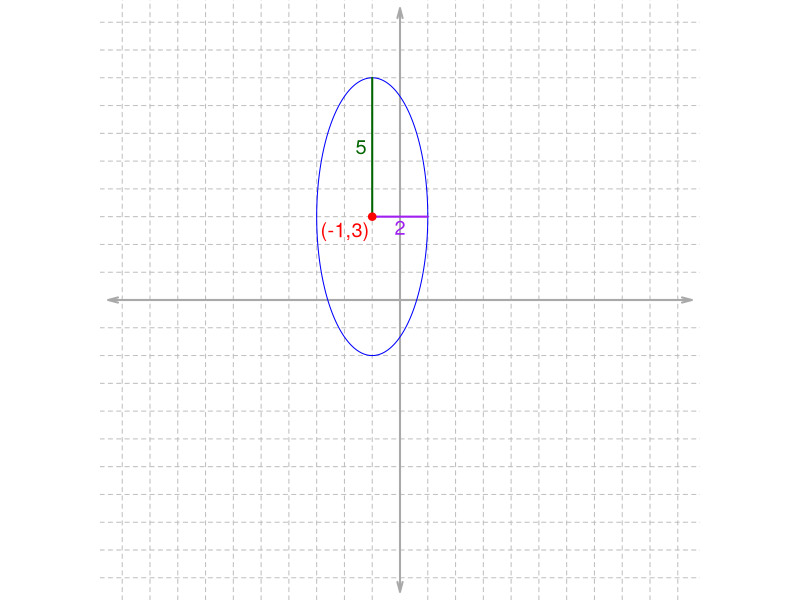

Reproduce this figure in R.
## ---- chunk 1
fixer = function(exp){
  exp = gsub("+-","-",exp,fixed=T)
  return(exp)
}
gcd2 <- function(a, b) {
  if (b == 0) a else Recall(b, a %% b)
}
gcd <- function(...) Reduce(gcd2, c(...))

while(T){
  alldem = sample(1:9,4)
  h = alldem[1]*sample(c(-1,1),1)
  k = alldem[2]*sample(c(-1,1),1)
  r1 = alldem[3]
  r2 = alldem[4]
  maxx = abs(h)+r1
  maxy = abs(k)+r2
  if(maxx<11 && maxy<11 && r1>1 && r2>1){break}
}

a = r1
b = r2
c = sqrt(a^2-b^2)

A = b^2
B = -2*h*b^2
C = a^2
D = -2*k*a^2
E = b^2*h^2+a^2*k^2-a^2*b^2
pn = fixer(paste0(A,"x^2+",B,"x+",C,"y^2+",D,"y+",E,"=0"))
FF = round(B/A)
G = round(D/C)
e1 = fixer(paste0(A,"(x^2+",FF,"x)+",C,"(y^2+",G,"y)=",-E))
H = round((FF/2)^2)
sqrtH = round(FF/2)
I = round((G/2)^2)
sqrtI = round(G/2)
e2 = fixer(paste0(A,"(x^2+",FF,"x+",H,")+",C,"(y^2+",G,"y)=",-E,"+",A*H))
psx = fixer(paste0("(x+",sqrtH,")^2\\equiv x^2+",FF,"x+",H))
psy = fixer(paste0("(y+",sqrtI,")^2\\equiv y^2+",G,"x+",I))

e3 = fixer(paste0(A,"(x^2+",FF,"x+",H,")+",C,"(y^2+",G,"y+",I,")=",-E,"+",A*H,"+",C*I))
e4 = fixer(paste0(A,"(x^2+",FF,"x+",H,")+",C,"(y^2+",G,"y+",I,")=",-E+A*H+C*I))
e5 = fixer(paste0(A,"(x+",sqrtH,")^2+",C,"(y+",sqrtI,")^2=",-E+A*H+C*I))
e6 = fixer(paste0("\\frac{",A,"(x+",sqrtH,")^2}{",-E+A*H+C*I,
                  "}+\\frac{",C,"(y+",sqrtI,")^2}{",-E+A*H+C*I,"}=",1))
e7 = fixer(paste0("\\frac{(x+",sqrtH,")^2}{",r1^2,
                  "}+\\frac{(y+",sqrtI,")^2}{",r2^2,"}=",1))

e8 = fixer(paste0("\\frac{(x+",sqrtH,")^2}{",r1,
                  "^2}+\\frac{(y+",sqrtI,")^2}{",r2,"^2}=",1))

ac = -10:10
al = paste0("* ",ac,collapse="\n")
ac2 = 1:10
al2 = paste0("* ",ac2,collapse="\n")
sol1 = paste0(1*(ac==h),collapse="")
sol2 = paste0(1*(ac==k),collapse="")
sol3 = paste0(1*(ac2==r1),collapse="")
sol4 = paste0(1*(ac2==r2),collapse="")

## ---- chunk 2
par(mar=c(0,0,0,0),pty="s")
plot(0,0,type="n",xlim=c(-10,10),ylim=c(-10,10),axes=F,ann=F)
for(i in 1:10){
  abline(h=i,lty=2,col="grey")
  abline(h=-i,lty=2,col="grey")
  abline(v=i,lty=2,col="grey")
  abline(v=-i,lty=2,col="grey")
}
arrows(-10.5,0,10.5,0,length=0.1,angle=15,code=3,lwd=2,col="darkgrey")
arrows(0,-10.5,0,10.5,length=0.1,angle=15,code=3,lwd=2,col="darkgrey")
th = seq(0,2*pi,length.out=1000)
x = h+r1*cos(th)
y = k+r2*sin(th)
polygon(x,y,border="blue")
lines(c(h,h+r1),c(k,k),col="purple",lwd=2)
text(h+r1/2,k-0.4,r1,col="purple",cex=1.2)
lines(c(h,h),c(k,k+r2),col="darkgreen",lwd=2)
text(h-0.4,k+r2/2,r2,col="darkgreen",cex=1.2)
points(h,k,col="red",pch=19)
text(h-0.1,k-0.2,paste0("(",h,",",k,")"),adj=c(1,1),col="red",cex=1.2)
